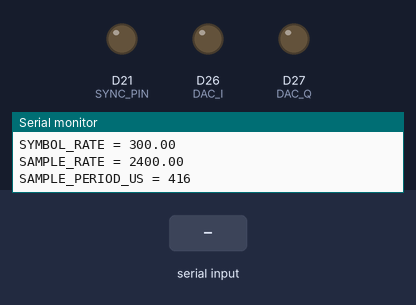
The sketch below on a simulated Arduino Zero (SAMD21). Shown: output pins drawn as LEDs (lit = HIGH), the last lines printed to the serial monitor. Inputs (shaded band) come from the test bench. Random numbers use the default seed unless the sketch sets one.

Above: at 1.2 s.
1.3 s: "s" received over Serial
At 1.51 s:
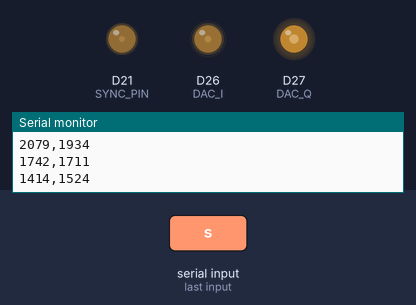
At 3.9 s:
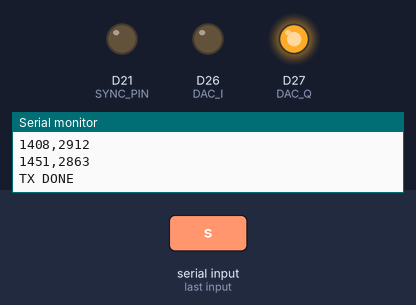
Timing chart, 0 to 5.4 s (numbered marks = the images above; inputs shaded):
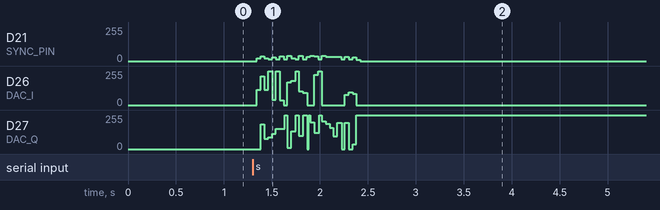

The sketch:

tx_cross.ino
```cpp
#include <Arduino.h>
#include <math.h>

#define DAC_I A12
#define DAC_Q A13
#define SYNC_PIN A7

// =====================
// PARAMETERS
// =====================

const int QAM = 64;
const int SQRT_QAM = 8;

const int UPS = 8;
const float alpha = 0.4f;
const int Ntaps = 10 * UPS + 1;

// número total de pontos/amostras
const int N_POINTS = 2000;

// Maxwell-Boltzmann shaping
const float sigma = 15.0f;
const float n_target = 10.0f;

// 20 símbolos/s  ->  2000*8 = 16000 pontos/s
const float SYMBOL_RATE = 300.0f;
const float SAMPLE_RATE = SYMBOL_RATE * UPS;   // 160 amostras/s
const unsigned long SAMPLE_PERIOD_US = (unsigned long)(1000000.0f / SAMPLE_RATE); // 6250 us

// pulso de sync
const unsigned long SYNC_PULSE_US = 50;

// =====================
// CONSTELLATION
// =====================

float valuesI[QAM];
float valuesQ[QAM];
float probs[QAM];
float cdf[QAM];

// =====================
// RRC
// =====================

float rrc[Ntaps];

// =====================
// PRECOMPUTED OUTPUT
// =====================

float seqI[N_POINTS];
float seqQ[N_POINTS];
uint16_t dacSeqI[N_POINTS];
uint16_t dacSeqQ[N_POINTS];

// =====================
// CONTROL
// =====================

bool started = false;
int pointIndex = 0;
unsigned long nextSampleTime = 0;

// =====================
// SAMPLE SYMBOL (MB)
// =====================

int sampleSymbolMB() {
  float u = (float)random(0, 1000000) / 1000000.0f;

  for (int i = 0; i < QAM; i++) {
    if (u <= cdf[i]) return i;
  }

  return QAM - 1;
}

// =====================
// INIT CONSTELLATION
// =====================

void initConstellationMB() {
  float levels[SQRT_QAM];

  for (int i = 0; i < SQRT_QAM; i++) {
    levels[i] = i - (SQRT_QAM - 1) / 2.0f;
  }

  int k = 0;
  for (int q = 0; q < SQRT_QAM; q++) {
    for (int i = 0; i < SQRT_QAM; i++) {
      valuesI[k] = levels[i];
      valuesQ[k] = levels[q];
      k++;
    }
  }

  float sum = 0.0f;
  for (int i = 0; i < QAM; i++) {
    float r2 = valuesI[i] * valuesI[i] + valuesQ[i] * valuesQ[i];
    probs[i] = expf(-r2 / sigma);
    sum += probs[i];
  }

  for (int i = 0; i < QAM; i++) {
    probs[i] /= sum;
  }

  float n_base = 0.0f;
  for (int i = 0; i < QAM; i++) {
    float r2 = valuesI[i] * valuesI[i] + valuesQ[i] * valuesQ[i];
    n_base += probs[i] * r2;
  }

  float scale = sqrtf(n_target / n_base);

  for (int i = 0; i < QAM; i++) {
    valuesI[i] *= scale;
    valuesQ[i] *= scale;
  }

  float acc = 0.0f;
  for (int i = 0; i < QAM; i++) {
    acc += probs[i];
    cdf[i] = acc;
  }
  cdf[QAM - 1] = 1.0f;
}

// =====================
// INIT RRC
// =====================

void initRRC() {
  const float T = (float)UPS;
  const float eps = 1e-6f;

  for (int i = 0; i < Ntaps; i++) {
    float t = i - (Ntaps - 1) / 2.0f;

    if (fabsf(t) < eps) {
      rrc[i] = 1.0f + alpha * (4.0f / PI - 1.0f);
    }
    else if (fabsf(fabsf(t) - T / (4.0f * alpha)) < eps) {
      rrc[i] = (alpha / sqrtf(2.0f)) *
               ((1.0f + 2.0f / PI) * sinf(PI / (4.0f * alpha)) +
                (1.0f - 2.0f / PI) * cosf(PI / (4.0f * alpha)));
    }
    else {
      float num =
        sinf(PI * t * (1.0f - alpha) / T) +
        4.0f * alpha * t / T * cosf(PI * t * (1.0f + alpha) / T);

      float den =
        PI * t / T * (1.0f - powf(4.0f * alpha * t / T, 2.0f));

      rrc[i] = num / den;
    }
  }

  float energy = 0.0f;
  for (int i = 0; i < Ntaps; i++) {
    energy += rrc[i] * rrc[i];
  }

  energy = sqrtf(energy);

  for (int i = 0; i < Ntaps; i++) {
    rrc[i] /= energy;
  }
}

// =====================
// FILTER
// =====================

float filterSample(float *delay, float x) {
  for (int i = Ntaps - 1; i > 0; i--) {
    delay[i] = delay[i - 1];
  }

  delay[0] = x;

  float y = 0.0f;
  for (int i = 0; i < Ntaps; i++) {
    y += delay[i] * rrc[i];
  }

  return y;
}

// =====================
// MAP TO DAC
// =====================

uint16_t mapDAC(float x, float maxAbs) {
  float y = (x + maxAbs) * (4095.0f / (2.0f * maxAbs));

  if (y < 0.0f) y = 0.0f;
  if (y > 4095.0f) y = 4095.0f;

  return (uint16_t)y;
}

// =====================
// PRECOMPUTE WHOLE SIGNAL
// =====================

void buildSequence() {
  float delayI[Ntaps] = {0};
  float delayQ[Ntaps] = {0};

  static float symbolsI[N_POINTS / UPS + 2];
  static float symbolsQ[N_POINTS / UPS + 2];

  int nSymbols = (N_POINTS + UPS - 1) / UPS;

  for (int s = 0; s < nSymbols; s++) {
    int idx = sampleSymbolMB();
    symbolsI[s] = valuesI[idx];
    symbolsQ[s] = valuesQ[idx];
  }

  float maxAbs = 0.0f;

  for (int n = 0; n < N_POINTS; n++) {
    int upcount = n % UPS;
    int symIdx = n / UPS;

    float xI = (upcount == 0) ? symbolsI[symIdx] : 0.0f;
    float xQ = (upcount == 0) ? symbolsQ[symIdx] : 0.0f;

    float yI = filterSample(delayI, xI);
    float yQ = filterSample(delayQ, xQ);

    seqI[n] = yI;
    seqQ[n] = yQ;

    if (fabsf(yI) > maxAbs) maxAbs = fabsf(yI);
    if (fabsf(yQ) > maxAbs) maxAbs = fabsf(yQ);
  }

  if (maxAbs < 1e-9f) maxAbs = 1.0f;

  for (int n = 0; n < N_POINTS; n++) {
    dacSeqI[n] = mapDAC(seqI[n], maxAbs);
    dacSeqQ[n] = mapDAC(seqQ[n], maxAbs);
  }
}

// =====================
// SETUP
// =====================

void setup() {
  Serial.begin(115200);
  while (!Serial) {}

  analogWriteResolution(12);

  pinMode(DAC_I, OUTPUT);
  pinMode(DAC_Q, OUTPUT);

  pinMode(SYNC_PIN, OUTPUT);
  digitalWrite(SYNC_PIN, LOW);

  randomSeed(analogRead(A0) + micros());

  initConstellationMB();
  initRRC();
  buildSequence();

  Serial.println("TX READY");
  Serial.print("UPS = ");
  Serial.println(UPS);
  Serial.print("SYMBOL_RATE = ");
  Serial.println(SYMBOL_RATE);
  Serial.print("SAMPLE_RATE = ");
  Serial.println(SAMPLE_RATE);
  Serial.print("SAMPLE_PERIOD_US = ");
  Serial.println(SAMPLE_PERIOD_US);
}

// =====================
// LOOP
// =====================

void loop() {
  if (!started) {
    if (Serial.available()) {
      char c = Serial.read();
      if (c == 's') {
        started = true;
        pointIndex = 0;
        nextSampleTime = micros();
        Serial.println("TX START OK");
      }
    }
    return;
  }

  if (pointIndex >= N_POINTS) {
    Serial.println("TX DONE");
    while (true) {
      delay(1000);
    }
  }

  unsigned long now = micros();
  if ((long)(now - nextSampleTime) < 0) {
    return;
  }

  uint16_t dacI = dacSeqI[pointIndex];
  uint16_t dacQ = dacSeqQ[pointIndex];

  analogWrite(DAC_I, dacI);
  analogWrite(DAC_Q, dacQ);

  digitalWrite(SYNC_PIN, HIGH);
  delayMicroseconds(SYNC_PULSE_US);
  digitalWrite(SYNC_PIN, LOW);

  Serial.print(dacI);
  Serial.print(",");
  Serial.println(dacQ);

  pointIndex++;
  nextSampleTime += SAMPLE_PERIOD_US;
}
```
